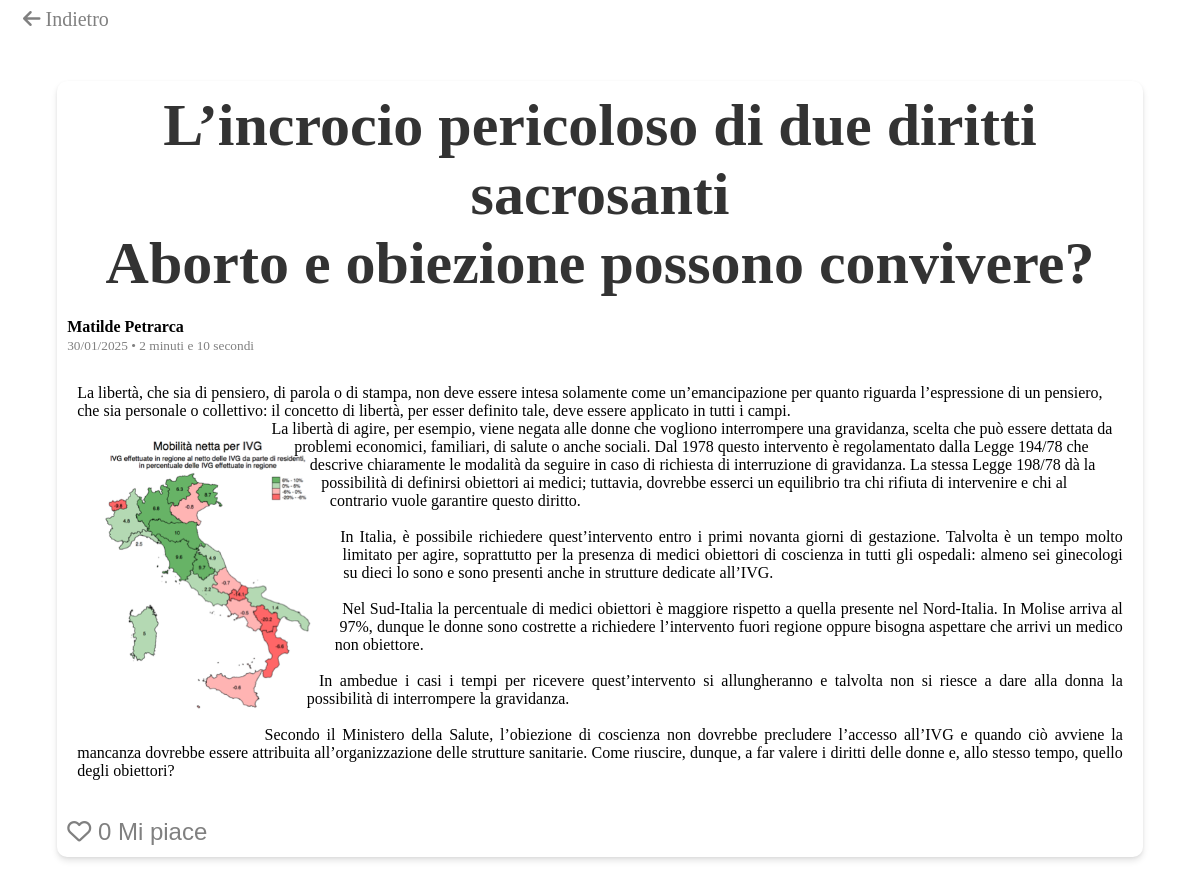
Page /9/ on the committed database.
### articoli/models.py (models this page shows, shortened)
class Articolo(models.Model):
    titolo = models.CharField(max_length=200)
    id = models.AutoField(primary_key=True)
    contenuto = RichTextUploadingField()
    descrizione_breve = RichTextUploadingField()
    autore = models.CharField(max_length=100)
    data_pubblicazione = models.DateTimeField(auto_now_add=True)
    immagine = models.ImageField(upload_to="articoli/", blank=True, null=True)
    like = models.IntegerField(default=0)
    class Meta:
        verbose_name = "Articolo"
        verbose_name_plural = "Articoli"
        ordering = ["-data_pubblicazione"]

### articoli/views.py (the view)
# urls.py: path("<int:pk>/", views.dettaglio_articolo, name="dettaglio_articolo"),
def dettaglio_articolo(request, pk):
    articolo = get_object_or_404(Articolo, pk=pk)
    previous_page = request.session.get("previous_page", "/articoli/")
    return render(
        request,
        "dettaglio_articolo.html",
        {"articolo": articolo, "previous_page": previous_page},
    )

### articoli/templatetags/custom_filters.py (called while the page is built)
@register.filter
def conta(value, multiplier=0.4):
    count = 1
    count = count + int(len(value.split()) * multiplier)
    print(count)
    if count < 60:
        return f"{count} secondi"
    else:
        a = count % 60
        if a > 1:
            return f"{int(count/60)} minuti e {a-1} secondi"
        else:
            return f"{int(count/60)} minuti"

### articoli/templates/dettaglio_articolo.html (shortened to what this page needs)
<!DOCTYPE html>
<html lang="it">
<head>
    {% load static %}
    <link href="https://cdnjs.cloudflare.com/ajax/libs/font-awesome/6.5.1/css/all.min.css" rel="stylesheet">
    <link rel="stylesheet" href="{% static 'css/ckeditor_custom.css' %}">
</head>
<body>
    <div class="navbar">
        <a href="{{ previous_page }}" class="indietro"><i class="fa-solid fa-arrow-left"></i>&nbsp;Indietro</a>
    </div>
    <div class="card">
        <h1>{{ articolo.titolo |safe}}</h1>
        <div style="margin-top: 20px; margin-bottom: 20px;">
            <p class="autore">{{ articolo.autore }}</p>
            {% load custom_filters %}
            <p><small class="info">{{ articolo.data_pubblicazione|date:"d/m/Y" }} • {{ articolo.contenuto|conta }}
                </small></p>
        </div>
        <div style="padding: 10px;">
            {{ articolo.contenuto |safe}}
        </div>
        <div>
            <p>
            <form action="{% url 'like' articolo.pk %}"> <button id="btn-mi-piace" data-articolo-id="{{ articolo.id }}"
                    type="submit">
                    <i class="far fa-heart"></i> {{ articolo.like }}
                    Mi piace
                </button></form>
            </p>
        </div>
    </div>
</body>
</html>

### static/css/ckeditor_custom.css (style rules this page uses)
p { margin-top: 0px; margin-bottom: 0px; }
img { shape-outside: ellipse(); }

### articoli/templates/dettaglio_articolo.html (style rules this page uses)
#btn-mi-piace { color: grey; border: 0px; background-color: transparent; }
.card { width: 90%; padding: 10px; margin: 50px auto; background-color: white; border-radius: 10px; box-shadow: 0 4px 6px rgba(0, 0, 0, 0.1), 0 1px 3px rgba(0, 0, 0, 0.06); transition: transform 0.2s ease-in-out, box-shadow 0.2s ease-in-out; }
.card h1 { text-align: center; margin: 0; font-size: 5vw; color: #333; }
.autore { font-weight: bold; }
.info { color: grey; }
#btn-mi-piace { padding-top: 10px; padding-left: 0px; margin-left: 0px; font-size: 2vw; }
.indietro { color: gray; font-size: 20px; padding-left: 15px; padding-bottom: 0px; text-decoration: none; }

### rows in the picture
Articolo: titolo "L’incrocio pericoloso di due diritti sacrosanti Aborto e obiezione possono convivere?", autore "Matilde Petrarca", data_pubblicazione "30/01/2025", contenuto|conta "2 minuti e 10 secondi", contenuto "La libertà, che sia di pensiero, di parola o di stampa, non deve essere intesa solamente come un’emancipazione per quanto riguarda l’espressione di un pensiero, che sia personale o collettivo: il concetto di libertà, per esser definito tale, deve essere applicato in tutti i campi. La libertà di agire, per esempio, viene negata alle donne che vogliono interrompere una gravidanza, scelta che può essere dettata da problemi economici, familiari, di salute o anche sociali. Dal 1978 questo intervento è regolamentato dalla Legge 194/78 che descrive chiaramente le modalità da seguire in caso di richiesta di interruzione di gravidanza. La stessa Legge 198/78 dà la possibilità di definirsi obiettori…", contenuto (picture), like "0"
